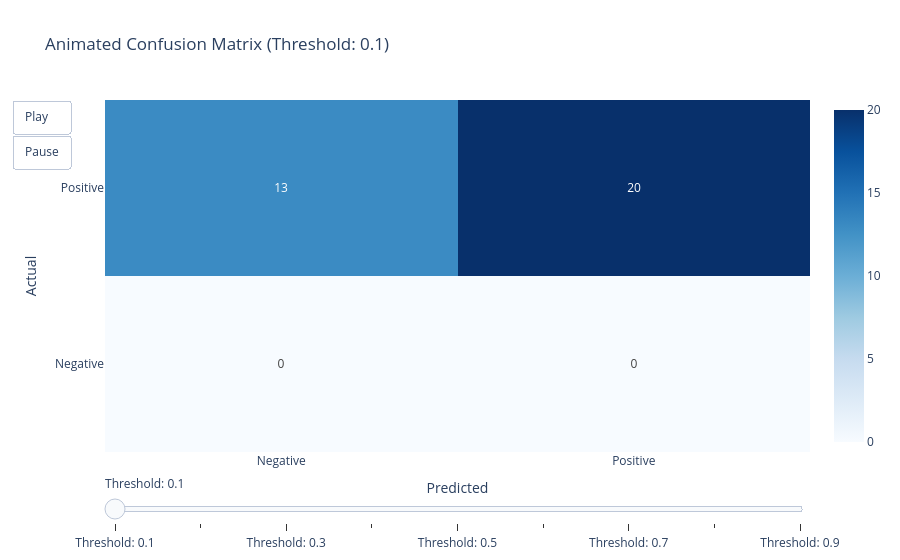

The notebook cell this image was saved under:
### Code cell
import plotly.graph_objects as go
import numpy as np
from sklearn.metrics import confusion_matrix

# Get probability predictions
y_probs = model.predict_proba(X_test)[:, 1]

# Create list of thresholds
thresholds = np.arange(0.1, 1.0, 0.1)

# Create frames for animation
frames = []
for threshold in thresholds:
    y_pred = (y_probs >= threshold).astype(int)
    cm = confusion_matrix(y_test, y_pred)
    
    # Normalize confusion matrix for better visualization
    cm_normalized = cm.astype('float') / cm.sum(axis=1)[:, np.newaxis]
    
    frames.append(go.Frame(
        data=[go.Heatmap(
            z=cm,
            x=['Negative', 'Positive'],
            y=['Negative', 'Positive'],
            text=cm,
            texttemplate='%{text}',
            colorscale='Blues'
        )],
        name=str(round(threshold, 1))
    ))

# Create initial heatmap
y_pred_init = (y_probs >= thresholds[0]).astype(int)
cm_init = confusion_matrix(y_test, y_pred_init)

fig = go.Figure(
    data=[go.Heatmap(
        z=cm_init,
        x=['Negative', 'Positive'],
        y=['Negative', 'Positive'],
        text=cm_init,
        texttemplate='%{text}',
        colorscale='Blues'
    )],
    frames=frames
)

fig.update_layout(
    title=f"Animated Confusion Matrix (Threshold: {thresholds[0]:.1f})",
    xaxis_title="Predicted",
    yaxis_title="Actual",
    updatemenus=[{
        'type': 'buttons',
        'showactive': False,
        'buttons': [
            {'label': 'Play', 'method': 'animate', 'args': [None, {'frame': {'duration': 500}, 'fromcurrent': True}]},
            {'label': 'Pause', 'method': 'animate', 'args': [[None], {'frame': {'duration': 0}, 'mode': 'immediate'}]}
        ]
    }],
    sliders=[{
        'active': 0,
        'steps': [{'args': [[f.name], {'frame': {'duration': 300}, 'mode': 'immediate'}],
                  'label': f'Threshold: {f.name}', 'method': 'animate'} for f in frames],
        'transition': {'duration': 300}
    }]
)

fig.show()

### Figure 1 — Plotly figure (JSON) as saved in the notebook; plotly's stock layout.template omitted (floating-point values rounded to 4 significant figures)
{"data": [{"colorscale": [[0, "rgb(247,251,255)"], [0.125, "rgb(222,235,247)"], [0.25, "rgb(198,219,239)"], [0.375, "rgb(158,202,225)"], [0.5, "rgb(107,174,214)"], [0.625, "rgb(66,146,198)"], [0.75, "rgb(33,113,181)"], [0.875, "rgb(8,81,156)"], [1, "rgb(8,48,107)"]], "text": [[0, 0, 0], [13, 20, 0], [1, 20, 0]], "texttemplate": "%{text}", "type": "heatmap", "x": ["Negative", "Positive"], "y": ["Negative", "Positive"], "z": [[0, 0, 0], [13, 20, 0], [1, 20, 0]]}], "layout": {"sliders": [{"active": 0, "steps": [{"args": [["0.1"], {"frame": {"duration": 300}, "mode": "immediate"}], "label": "Threshold: 0.1", "method": "animate"}, {"args": [["0.2"], {"frame": {"duration": 300}, "mode": "immediate"}], "label": "Threshold: 0.2", "method": "animate"}, {"args": [["0.3"], {"frame": {"duration": 300}, "mode": "immediate"}], "label": "Threshold: 0.3", "method": "animate"}, {"args": [["0.4"], {"frame": {"duration": 300}, "mode": "immediate"}], "label": "Threshold: 0.4", "method": "animate"}, {"args": [["0.5"], {"frame": {"duration": 300}, "mode": "immediate"}], "label": "Threshold: 0.5", "method": "animate"}, {"args": [["0.6"], {"frame": {"duration": 300}, "mode": "immediate"}], "label": "Threshold: 0.6", "method": "animate"}, {"args": [["0.7"], {"frame": {"duration": 300}, "mode": "immediate"}], "label": "Threshold: 0.7", "method": "animate"}, {"args": [["0.8"], {"frame": {"duration": 300}, "mode": "immediate"}], "label": "Threshold: 0.8", "method": "animate"}, {"args": [["0.9"], {"frame": {"duration": 300}, "mode": "immediate"}], "label": "Threshold: 0.9", "method": "animate"}], "transition": {"duration": 300}}], "title": {"text": "Animated Confusion Matrix (Threshold: 0.1)"}, "updatemenus": [{"buttons": [{"args": [null, {"frame": {"duration": 500}, "fromcurrent": true}], "label": "Play", "method": "animate"}, {"args": [[null], {"frame": {"duration": 0}, "mode": "immediate"}], "label": "Pause", "method": "animate"}], "showactive": false, "type": "buttons"}], "xaxis": {"title": {"text": "Predicted"}}, "yaxis": {"title": {"text": "Actual"}}}}
